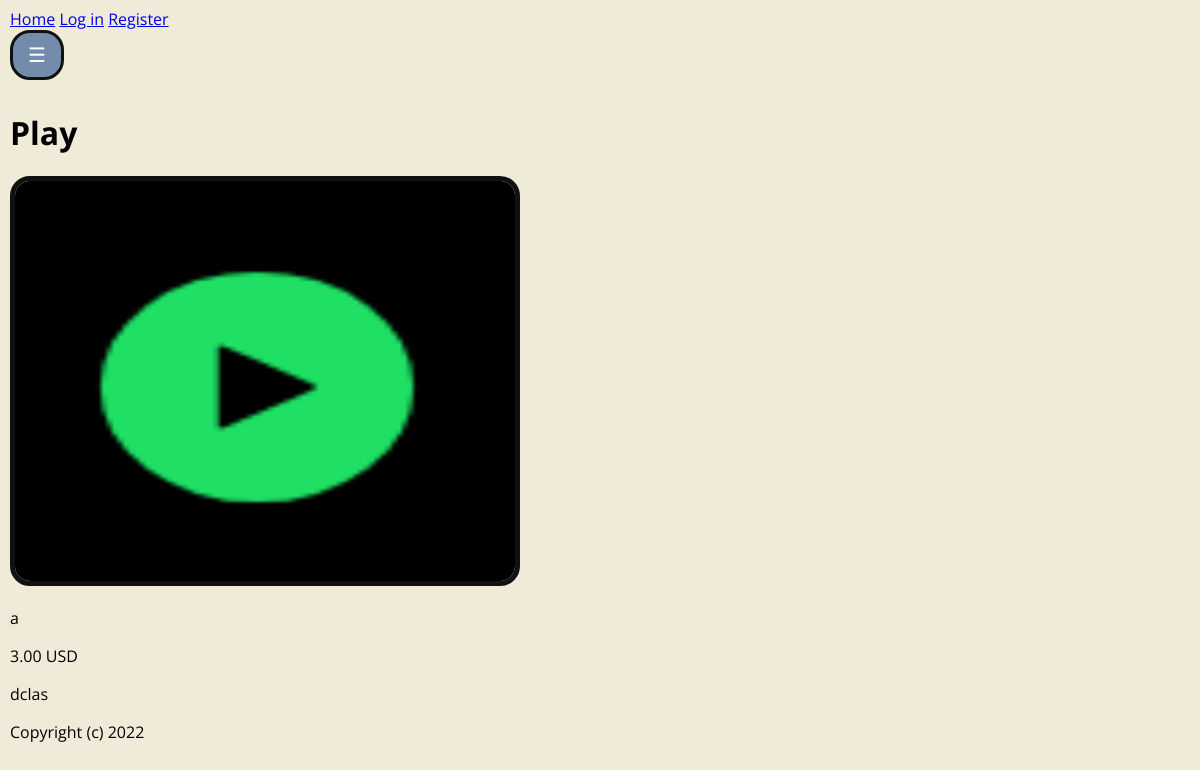
The app's page /listing/12/ with its own data.
### store/models.py (models this page shows)
class Listing(models.Model):
    listingname = models.CharField(max_length=255)
    description = models.TextField(max_length=2000, default="Nav apraksta")
    listingimage = models.ImageField(upload_to='images/', validators=[validate_image], default='images/default.png')
    price = models.DecimalField(max_digits=10, decimal_places=2, default=0.00)
    currency = models.CharField(max_length=255, default="EUR")
    statuscompleted = models.BooleanField(default=False)
    listinguser = models.CharField(max_length=2000)

### store/views.py (the view)
# urls.py: path('listing/<int:pk>/', ListingDetailView.as_view(), name='listing_detail'),
class ListingDetailView(DetailView):
    model = Listing
    template_name = 'listing_detail.html'

### store/templates/listing_detail.html (shortened to what this page needs)
{% extends "base.html" %}
{% load static %}
{% block content %}
<!DOCTYPE html>
<html>
<head>
    <link rel="stylesheet" type="text/css" href="{% static 'css/styles.css' %}">
</head>
<body class="main">
    {% include 'sidebar.html' %}
    <h1>{{ object.listingname }}</h1>
    <img src="{{ object.listingimage.url }}" alt="{{ object.listingname }}">
    <p>{{ object.description }}</p>
    <p>{{ object.price }} {{ object.currency }}</p>
    <p>{{ object.listinguser }}</p>
</body>
</html>
{% endblock %}

### store/templates/base.html (shortened to what this page needs)
<!DOCTYPE html>
<html>
<head>
</head>
<body>
  <header>
    <nav>
      <a href="{% url 'store:store' %}">Home</a>
      {% if user.is_authenticated %}
        <a href="{% url 'logout' %}">Log out</a>
      {% else %}
        <a href="{% url 'login' %}">Log in</a>
        <a href="{% url 'register' %}">Register</a>
      {% endif %}
    </nav>
  </header>
  <main>
    {% block content %}{% endblock %}
  </main>
  <footer>
    <p>Copyright (c) 2022</p>
  </footer>
</body>
</html>

### store/templates/sidebar.html (shortened to what this page needs)
{% load static %}
<!DOCTYPE html>
<html>
<head>
    <link rel="stylesheet" type="text/css" href="{% static 'css/styles.css' %}">
</head>
<body class="main">
      <div id="main">
        <button class="openbtn" onclick="openNav()">&#9776;</button>
      </div>
</body>
</html>

### static/css/styles.css (style rules this page uses)
.openbtn { margin-bottom: 10px; font-size: 20px; cursor: pointer; background-color: #748cab; color: white; padding: 10px 15px; border: 3px solid #111; outline: none; border-radius: 20px; }
.main { margin-left: 0px; padding: 0px 10px; font-family: 'Open Sans', sans-serif; background-color:#F0EBD8; }
img { border-radius: 20px; width: 500px; height: 400px; border: 5px solid #111; }

### records on screen
Listing: listingname "Play", listingimage (picture), description "a", price "3.00", currency "USD", listinguser "dclas"
